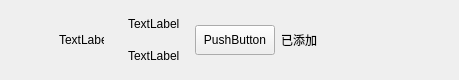
<?xml version="1.0" encoding="UTF-8"?>
<ui version="4.0">
 <class>ApplyFriendItem</class>
 <widget class="QWidget" name="ApplyFriendItem">
  <property name="geometry">
   <rect>
    <x>0</x>
    <y>0</y>
    <width>459</width>
    <height>80</height>
   </rect>
  </property>
  <property name="maximumSize">
   <size>
    <width>16777215</width>
    <height>80</height>
   </size>
  </property>
  <property name="windowTitle">
   <string>Form</string>
  </property>
  <layout class="QHBoxLayout" name="horizontalLayout">
   <property name="leftMargin">
    <number>9</number>
   </property>
   <property name="topMargin">
    <number>0</number>
   </property>
   <property name="rightMargin">
    <number>0</number>
   </property>
   <property name="bottomMargin">
    <number>0</number>
   </property>
   <item>
    <spacer name="horizontalSpacer">
     <property name="orientation">
      <enum>Qt::Horizontal</enum>
     </property>
     <property name="sizeType">
      <enum>QSizePolicy::Fixed</enum>
     </property>
     <property name="sizeHint" stdset="0">
      <size>
       <width>50</width>
       <height>20</height>
      </size>
     </property>
    </spacer>
   </item>
   <item>
    <widget class="QLabel" name="icon_lb">
     <property name="minimumSize">
      <size>
       <width>45</width>
       <height>45</height>
      </size>
     </property>
     <property name="maximumSize">
      <size>
       <width>45</width>
       <height>45</height>
      </size>
     </property>
     <property name="text">
      <string>TextLabel</string>
     </property>
    </widget>
   </item>
   <item>
    <widget class="QWidget" name="widget" native="true">
     <layout class="QHBoxLayout" name="horizontalLayout_2">
      <property name="topMargin">
       <number>2</number>
      </property>
      <property name="bottomMargin">
       <number>2</number>
      </property>
      <item>
       <widget class="QWidget" name="widget_2" native="true">
        <layout class="QVBoxLayout" name="verticalLayout">
         <item>
          <widget class="QLabel" name="user_chat_lb">
           <property name="text">
            <string>TextLabel</string>
           </property>
          </widget>
         </item>
         <item>
          <widget class="QLabel" name="user_name_lb">
           <property name="text">
            <string>TextLabel</string>
           </property>
          </widget>
         </item>
        </layout>
       </widget>
      </item>
      <item>
       <widget class="ClickedBtn" name="addBtn">
        <property name="minimumSize">
         <size>
          <width>80</width>
          <height>30</height>
         </size>
        </property>
        <property name="maximumSize">
         <size>
          <width>80</width>
          <height>30</height>
         </size>
        </property>
        <property name="text">
         <string>PushButton</string>
        </property>
       </widget>
      </item>
      <item>
       <widget class="QLabel" name="already_add_lb">
        <property name="minimumSize">
         <size>
          <width>40</width>
          <height>0</height>
         </size>
        </property>
        <property name="text">
         <string>已添加</string>
        </property>
       </widget>
      </item>
      <item>
       <spacer name="horizontalSpacer_2">
        <property name="orientation">
         <enum>Qt::Horizontal</enum>
        </property>
        <property name="sizeHint" stdset="0">
         <size>
          <width>50</width>
          <height>20</height>
         </size>
        </property>
       </spacer>
      </item>
     </layout>
    </widget>
   </item>
  </layout>
 </widget>
 <customwidgets>
  <customwidget>
   <class>ClickedBtn</class>
   <extends>QPushButton</extends>
   <header location="global">clickedbtn.h</header>
  </customwidget>
 </customwidgets>
 <resources/>
 <connections/>
</ui>
